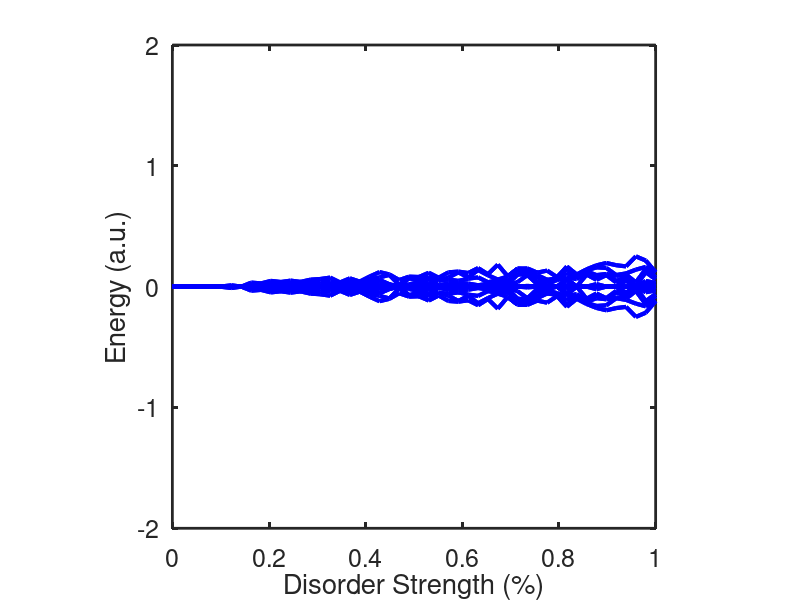
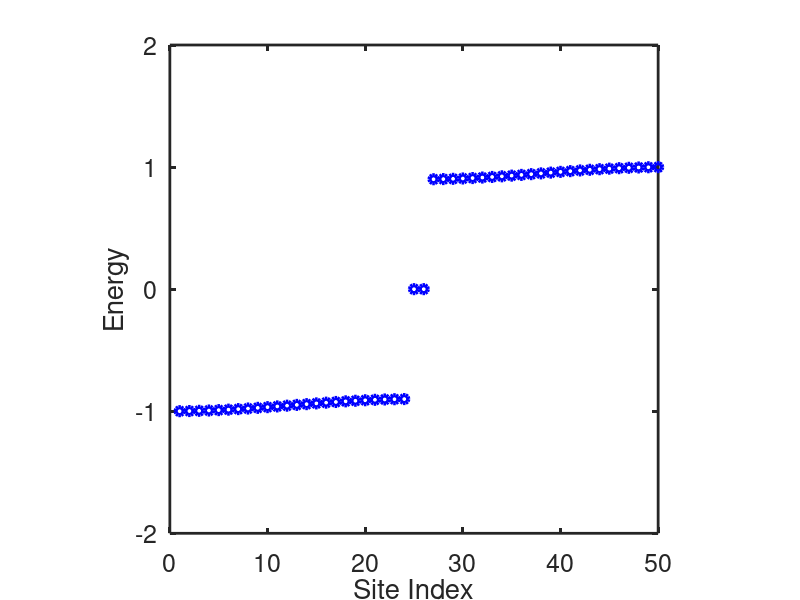
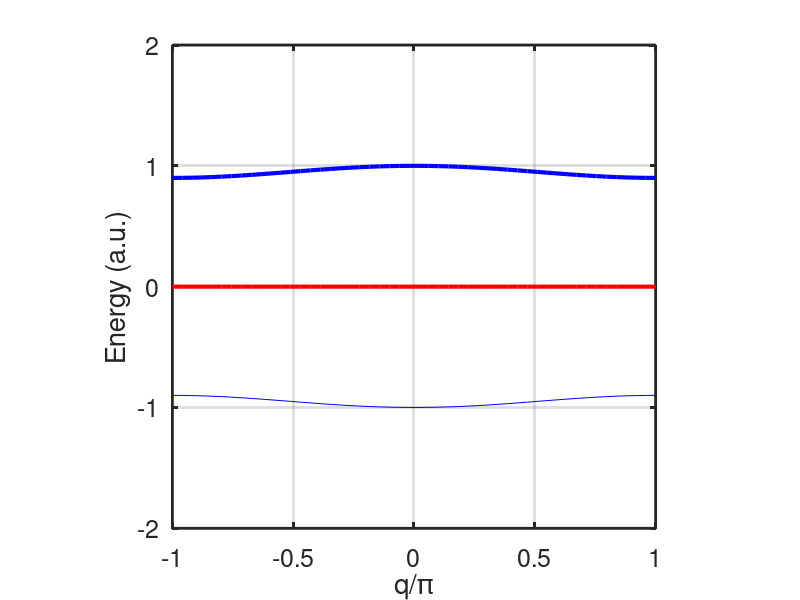

Write MATLAB code to recreate these figures, in order.
close all
clear all
%% TOOLBOX %%%%%%%%%%%%%%%%%%%%%%%%%%%%%%%%%%%%%%%%%%%%%%%%%%%%%%%%%%%%%%%%
addpath(genpath('\\files7.epfl.ch\data\padlewsk\My Documents\PhD\acoustic-projects-master\toolbox\matlab-toolbox'));

% Parameters
N = 50; % Number of sites (should be even for SSH model)
t1 = 0.05; % Intra-cell hopping
t2 = 1-t1; % Inter-cell hopping
disorder_strength = linspace(0, 1, N); % Range of disorder strengths

% Initialize arrays to store results
energy_bands = zeros(N, length(disorder_strength));
zero_energy_states = zeros(length(disorder_strength), 1); % Array to store zero-energy states count

% Loop over disorder strengths
for d = 1:length(disorder_strength)
    disorder = disorder_strength(d);
    H = zeros(N); % Hamiltonian matrix
 
    %%% I. Construct Hamiltonian with chiral preserving disorder 
    %{
    for i = 1:N/2
        H(2*i-1, 2*i) = t1 + disorder * (rand - 0.5); % Intra-cell hopping with disorder
        H(2*i, 2*i-1) = H(2*i-1, 2*i);
        if i < N/2
            H(2*i, 2*i+1) = t2 + disorder * (rand - 0.5); % Inter-cell hopping with disorder
            H(2*i+1, 2*i) = H(2*i, 2*i+1);
        end
    end
    %}

    %%% II. Onsite disorder
    %{
    for i = 1:N/2
        H(2*i-1, 2*i) = t1 ; % Intra-cell hopping with disorder
        H(2*i, 2*i-1) = H(2*i-1, 2*i);
        if i < N/2
            H(2*i, 2*i+1) = t2; % Inter-cell hopping with disorder
            H(2*i+1, 2*i) = H(2*i, 2*i+1);
        end
    end
    for i = 1:N
        H(i, i) = disorder * (rand - 0.5); % Onsite potential with disorder
    end
    %}

    %%% III. Construct Hamiltonian with chiral non-preserving disorder 
    %
    for i = 1:N/2
        H(2*i-1, 2*i) = t1 + disorder * (rand - 0.5); % Intra-cell hopping with disorder
        H(2*i, 2*i-1) = t1 + disorder * (rand - 0.5); % Intra-cell hopping with disorder
        if i < N/2
            H(2*i, 2*i+1) = t2 + disorder * (rand - 0.5); % Inter-cell hopping with disorder
            H(2*i+1, 2*i) = t2 + disorder * (rand - 0.5); % Inter-cell hopping with disorder
        end
    end
    %}
    

    % Diagonalize Hamiltonian
    eigenvalues = imag(eig(H)); %IS IMAGINARY IF NONRECIPROCAL
    energy_bands(:, d) = eigenvalues;
    
    % Count zero-energy states
    zero_energy_states(d) = sum(abs(eigenvalues) < 1e-2);
end

% Sort eigenvalues to get the bulk modes
energy_bands = sort(energy_bands);

%% PLOTS

% Plot the energy bands
fig1 = figure(1);
set(gca,'FontSize',18)
set(gca,'LineWidth',2)
box on
hold on;
for i = 1:N
    plot(disorder_strength, energy_bands(i, :), 'b','LineWidth',3);
end
xlabel('Disorder Strength (%)');
ylabel('Energy (a.u.)');
ylim([-2 2])
%title('Energy Spectrum of SSH Model vs. Disorder Strength');
axis square
hold off;

% Plot the energy dispersion without disorder
H_no_disorder = zeros(N);
for i = 1:N/2
    H_no_disorder(2*i-1, 2*i) = t1; % Intra-cell hopping
    H_no_disorder(2*i, 2*i-1) = t1;
    if i < N/2
        H_no_disorder(2*i, 2*i+1) = t2; % Inter-cell hopping
        H_no_disorder(2*i+1, 2*i) = t2;
    end
end
energy_bands_no_disorder = sort(eig(H_no_disorder));

fig2 = figure(2);
set(gca,'FontSize',18)
set(gca,'LineWidth',2)
hold on
box on
plot(1:N, energy_bands_no_disorder, 'bo','LineWidth',3);
hold off
xlabel('Site Index');
ylabel('Energy');
ylim([-2 2])
%title('Energy Dispersion of SSH Model without Disorder');
%legend('Energy Bands');
axis square
hold off;

%BRILLOUIN ZONE
%
% Parameters
k = linspace(-pi, pi, N); % Wave vector in the Brillouin Zone

% Initialize arrays to store results
energy_bands_no_disorder = zeros(2, length(k));

% Calculate energy bands in the Brillouin Zone
for i = 1:length(k)
    H_k = [0, t1 + t2 * exp(-1i * k(i)); t1 + t2 * exp(1i * k(i)), 0];
    energy_bands_no_disorder(:, i) = eig(H_k);
end

% Plot the energy dispersion in the Brillouin Zone
fig3 = figure(3)
set(gca,'FontSize',18)
set(gca,'LineWidth',2)
box on
grid on
hold on
plot(k/pi, energy_bands_no_disorder(1, :), 'b', k/pi, energy_bands_no_disorder(2, :), 'b','LineWidth',3);
plot(k/pi, 0*energy_bands_no_disorder(1, :), 'r', k/pi, 0*energy_bands_no_disorder(2, :), 'r','LineWidth',3); % zeroenergy state
xlabel('q/\pi');
ylabel('Energy (a.u.)');
%title('Energy Dispersion of SSH Model in the Brillouin Zone');
%legend('Energy Bands');
hold off;
xlim([-1 1])
ylim([-2 2])
axis square
%}

%% SAVE FOöES
%vecrast(fig1 , 'disorder_non_reciprocal_imag', 600, 'bottom', 'pdf');
%vecrast(fig3 , 'dispersion', 600, 'bottom', 'pdf');

